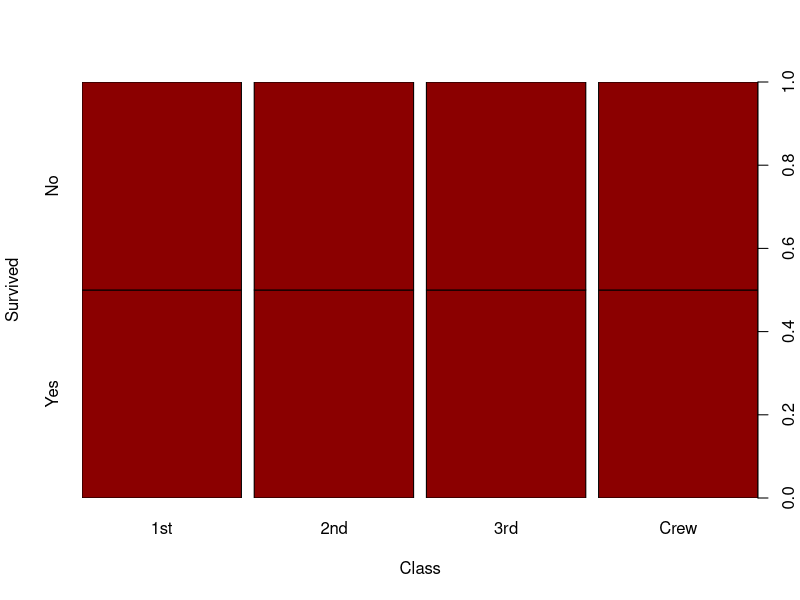

The R source for this figure:
#Logistic Regression

library(datasets)
Titanic_df<-data.frame(Titanic)
Titanic_df$Class<-as.factor(Titanic_df$Class)
regre<-glm(Survived~Class+Age+Sex+Freq,data=Titanic_df, family="binomial")
summary(regre)

#Case 1
y<-data.frame(Class=as.factor("Crew"),Age="Adult",Sex="Female",Freq=as.numeric("280"))
predict(regre,y, type="response")

#Case 2
y<-data.frame(Class=as.factor("1st"),Age="Adult",Sex="Female",Freq=as.numeric("20"))
predict(regre,y, type="response")

#Case 3
y<-data.frame(Class=as.factor("1st"),Age="Child",Sex="Female",Freq=as.numeric("20"))
predict(regre,y, type="response")

plot(Survived~Class, data=Titanic_df, col="red4")

